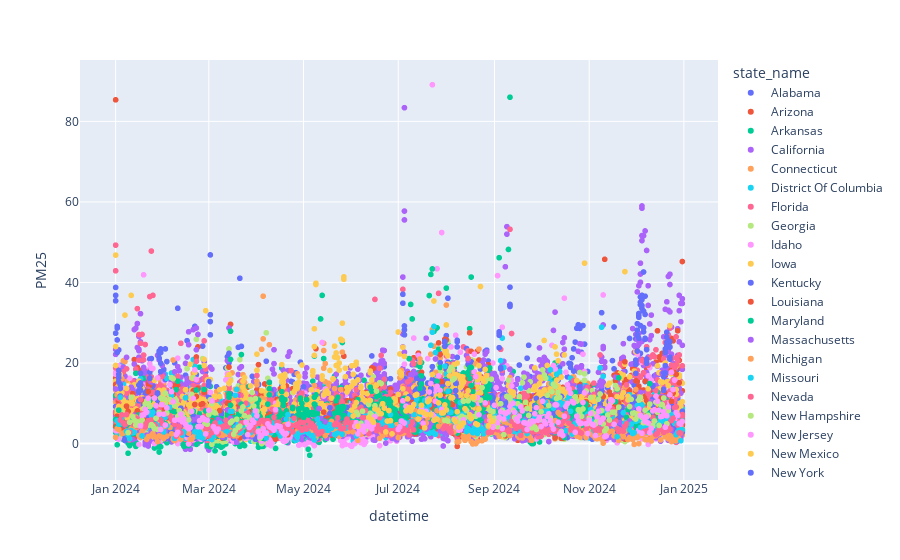

This figure's notebook cell:
### Markdown cell above
Observations:
- Peak in July of 2024
- Other peaks in January of 2024, September of 2024, and December of 2024
- Dallas Hinton had a great number of fires in succession between March and May of 2024
- Data are too granular to draw further conclusions

### Code cell
# Consolidate sites into states for ease of viewing 
pm25_state_time = px.scatter(df, x='datetime', y='PM25', color='state_name')
pm25_state_time.show()

### Figure 1 — Plotly figure (JSON) as saved in the notebook; plotly's stock layout.template omitted (floating-point values rounded to 4 significant figures; data arrays with more than 128 entries replaced by an {"elided": "..."} marker saying what was removed)
{"data": [{"hovertemplate": "state_name=Alabama<br>datetime=%{x}<br>PM25=%{y}<extra></extra>", "legendgroup": "Alabama", "marker": {"color": "#636efa", "symbol": "circle"}, "mode": "markers", "name": "Alabama", "showlegend": true, "type": "scattergl", "x": {"elided": "319 str values"}, "xaxis": "x", "y": {"elided": "319 float values"}, "yaxis": "y"}, {"hovertemplate": "state_name=Arizona<br>datetime=%{x}<br>PM25=%{y}<extra></extra>", "legendgroup": "Arizona", "marker": {"color": "#EF553B", "symbol": "circle"}, "mode": "markers", "name": "Arizona", "showlegend": true, "type": "scattergl", "x": {"elided": "707 str values"}, "xaxis": "x", "y": {"elided": "707 float values"}, "yaxis": "y"}, {"hovertemplate": "state_name=Arkansas<br>datetime=%{x}<br>PM25=%{y}<extra></extra>", "legendgroup": "Arkansas", "marker": {"color": "#00cc96", "symbol": "circle"}, "mode": "markers", "name": "Arkansas", "showlegend": true, "type": "scattergl", "x": {"elided": "206 str values"}, "xaxis": "x", "y": {"elided": "206 float values"}, "yaxis": "y"}, {"hovertemplate": "state_name=California<br>datetime=%{x}<br>PM25=%{y}<extra></extra>", "legendgroup": "California", "marker": {"color": "#ab63fa", "symbol": "circle"}, "mode": "markers", "name": "California", "showlegend": true, "type": "scattergl", "x": {"elided": "2234 str values"}, "xaxis": "x", "y": {"elided": "2234 float values"}, "yaxis": "y"}, {"hovertemplate": "state_name=Connecticut<br>datetime=%{x}<br>PM25=%{y}<extra></extra>", "legendgroup": "Connecticut", "marker": {"color": "#FFA15A", "symbol": "circle"}, "mode": "markers", "name": "Connecticut", "showlegend": true, "type": "scattergl", "x": {"elided": "357 str values"}, "xaxis": "x", "y": {"elided": "357 float values"}, "yaxis": "y"}, {"hovertemplate": "state_name=District Of Columbia<br>datetime=%{x}<br>PM25=%{y}<extra></extra>", "legendgroup": "District Of Columbia", "marker": {"color": "#19d3f3", "symbol": "circle"}, "mode": "markers", "name": "District Of Columbia", "showlegend": true, "type": "scattergl", "x": {"elided": "352 str values"}, "xaxis": "x", "y": {"elided": "352 float values"}, "yaxis": "y"}, {"hovertemplate": "state_name=Florida<br>datetime=%{x}<br>PM25=%{y}<extra></extra>", "legendgroup": "Florida", "marker": {"color": "#FF6692", "symbol": "circle"}, "mode": "markers", "name": "Florida", "showlegend": true, "type": "scattergl", "x": {"elided": "458 str values"}, "xaxis": "x", "y": {"elided": "458 float values"}, "yaxis": "y"}, {"hovertemplate": "state_name=Georgia<br>datetime=%{x}<br>PM25=%{y}<extra></extra>", "legendgroup": "Georgia", "marker": {"color": "#B6E880", "symbol": "circle"}, "mode": "markers", "name": "Georgia", "showlegend": true, "type": "scattergl", "x": {"elided": "360 str values"}, "xaxis": "x", "y": {"elided": "360 float values"}, "yaxis": "y"}, {"hovertemplate": "state_name=Idaho<br>datetime=%{x}<br>PM25=%{y}<extra></extra>", "legendgroup": "Idaho", "marker": {"color": "#FF97FF", "symbol": "circle"}, "mode": "markers", "name": "Idaho", "showlegend": true, "type": "scattergl", "x": ["2024-01-01", "2024-01-04", "2024-01-07", "2024-01-10", "2024-01-19", "2024-01-22", "2024-01-25", "2024-01-28", "2024-01-31", "2024-02-03", "2024-02-09", "2024-02-12", "2024-02-15", "2024-02-18", "2024-02-21", "2024-02-24", "2024-02-27", "2024-03-01", "2024-03-07", "2024-03-10", "2024-03-13", "2024-03-16", "2024-03-19", "2024-03-22", "2024-03-28", "2024-03-31", "2024-04-03", "2024-04-06", "2024-04-09", "2024-04-12", "2024-04-15", "2024-04-18", "2024-04-21", "2024-04-24", "2024-04-27", "2024-04-30", "2024-05-03", "2024-05-06", "2024-05-09", "2024-05-12", "2024-05-15", "2024-05-18", "2024-05-21", "2024-05-24", "2024-05-27", "2024-05-30", "2024-06-02", "2024-06-05", "2024-06-08", "2024-06-11", "2024-06-14", "2024-06-17", "2024-06-20", "2024-06-23", "2024-06-26", "2024-06-29", "2024-07-02", "2024-07-05", "2024-07-08", "2024-07-11", "2024-07-14", "2024-07-17", "2024-07-20", "2024-07-23", "2024-07-26", "2024-07-29", "2024-08-01", "2024-08-04", "2024-08-07", "2024-08-10", "2024-08-13", "2024-08-16", "2024-08-19", "2024-08-22", "2024-08-25", "2024-08-28", "2024-08-31", "2024-09-03", "2024-09-06", "2024-09-09", "2024-09-12", "2024-09-15", "2024-09-18", "2024-09-21", "2024-09-24", "2024-09-27", "2024-09-30", "2024-10-03", "2024-10-06", "2024-10-09", "2024-10-12", "2024-10-15", "2024-10-18", "2024-10-21", "2024-10-24", "2024-10-27", "2024-10-30", "2024-11-02", "2024-11-08", "2024-11-11", "2024-11-14", "2024-11-17", "2024-11-20", "2024-11-23", "2024-11-26", "2024-11-29", "2024-12-02", "2024-12-05", "2024-12-11", "2024-12-14", "2024-12-17", "2024-12-20", "2024-12-23"], "xaxis": "x", "y": [17.7, 6.2, 4.2, 2.2, 41.9, 3.6, 6.2, 4.6, 1.6, 3.0, 5.0, 2.2, 1.7, 2.1, 2.5, 2.9, 1.1, 0.9, 7.9, 2.0, 1.1, 7.1, 5.0, 2.7, 1.4, 1.8, 2.6, 1.7, 2.8, 3.2, 2.8, 1.9, 2.7, 5.3, 1.2, 2.0, 2.1, 1.4, 1.8, 6.9, 3.9, 3.6, 3.1, 2.3, 8.5, 2.3, 3.0, 4.4, 5.3, 6.4, 4.4, 4.0, 5.2, 8.0, 5.9, 4.1, 6.0, 19.7, 10.9, 26.2, 21.9, 12.5, 21.1, 89.1, 43.4, 52.4, 20.3, 24.0, 26.9, 22.7, 12.2, 15.9, 10.0, 11.1, 6.4, 5.7, 20.0, 41.7, 28.9, 19.3, 6.0, 6.0, 5.8, 3.9, 4.5, 7.7, 3.2, 7.2, 10.2, 9.3, 16.2, 11.7, 3.2, 4.0, 3.5, 2.1, 3.0, 2.9, 12.4, 9.8, 3.3, 2.2, 1.3, 1.8, 6.5, 6.6, 22.2, 20.2, 15.7, 1.2, 3.9, 10.2, 13.2], "yaxis": "y"}, {"hovertemplate": "state_name=Iowa<br>datetime=%{x}<br>PM25=%{y}<extra></extra>", "legendgroup": "Iowa", "marker": {"color": "#FECB52", "symbol": "circle"}, "mode": "markers", "name": "Iowa", "showlegend": true, "type": "scattergl", "x": {"elided": "348 str values"}, "xaxis": "x", "y": {"elided": "348 float values"}, "yaxis": "y"}, {"hovertemplate": "state_name=Kentucky<br>datetime=%{x}<br>PM25=%{y}<extra></extra>", "legendgroup": "Kentucky", "marker": {"color": "#636efa", "symbol": "circle"}, "mode": "markers", "name": "Kentucky", "showlegend": true, "type": "scattergl", "x": {"elided": "360 str values"}, "xaxis": "x", "y": {"elided": "360 float values"}, "yaxis": "y"}, {"hovertemplate": "state_name=Louisiana<br>datetime=%{x}<br>PM25=%{y}<extra></extra>", "legendgroup": "Louisiana", "marker": {"color": "#EF553B", "symbol": "circle"}, "mode": "markers", "name": "Louisiana", "showlegend": true, "type": "scattergl", "x": {"elided": "287 str values"}, "xaxis": "x", "y": {"elided": "287 float values"}, "yaxis": "y"}, {"hovertemplate": "state_name=Maryland<br>datetime=%{x}<br>PM25=%{y}<extra></extra>", "legendgroup": "Maryland", "marker": {"color": "#00cc96", "symbol": "circle"}, "mode": "markers", "name": "Maryland", "showlegend": true, "type": "scattergl", "x": {"elided": "678 str values"}, "xaxis": "x", "y": {"elided": "678 float values"}, "yaxis": "y"}, {"hovertemplate": "state_name=Massachusetts<br>datetime=%{x}<br>PM25=%{y}<extra></extra>", "legendgroup": "Massachusetts", "marker": {"color": "#ab63fa", "symbol": "circle"}, "mode": "markers", "name": "Massachusetts", "showlegend": true, "type": "scattergl", "x": {"elided": "282 str values"}, "xaxis": "x", "y": {"elided": "282 float values"}, "yaxis": "y"}, {"hovertemplate": "state_name=Michigan<br>datetime=%{x}<br>PM25=%{y}<extra></extra>", "legendgroup": "Michigan", "marker": {"color": "#FFA15A", "symbol": "circle"}, "mode": "markers", "name": "Michigan", "showlegend": true, "type": "scattergl", "x": {"elided": "206 str values"}, "xaxis": "x", "y": {"elided": "206 float values"}, "yaxis": "y"}, {"hovertemplate": "state_name=Missouri<br>datetime=%{x}<br>PM25=%{y}<extra></extra>", "legendgroup": "Missouri", "marker": {"color": "#19d3f3", "symbol": "circle"}, "mode": "markers", "name": "Missouri", "showlegend": true, "type": "scattergl", "x": {"elided": "351 str values"}, "xaxis": "x", "y": {"elided": "351 float values"}, "yaxis": "y"}, {"hovertemplate": "state_name=Nevada<br>datetime=%{x}<br>PM25=%{y}<extra></extra>", "legendgroup": "Nevada", "marker": {"color": "#FF6692", "symbol": "circle"}, "mode": "markers", "name": "Nevada", "showlegend": true, "type": "scattergl", "x": {"elided": "647 str values"}, "xaxis": "x", "y": {"elided": "647 float values"}, "yaxis": "y"}, {"hovertemplate": "state_name=New Hampshire<br>datetime=%{x}<br>PM25=%{y}<extra></extra>", "legendgroup": "New Hampshire", "marker": {"color": "#B6E880", "symbol": "circle"}, "mode": "markers", "name": "New Hampshire", "showlegend": true, "type": "scattergl", "x": {"elided": "349 str values"}, "xaxis": "x", "y": {"elided": "349 float values"}, "yaxis": "y"}, {"hovertemplate": "state_name=New Jersey<br>datetime=%{x}<br>PM25=%{y}<extra></extra>", "legendgroup": "New Jersey", "marker": {"color": "#FF97FF", "symbol": "circle"}, "mode": "markers", "name": "New Jersey", "showlegend": true, "type": "scattergl", "x": {"elided": "300 str values"}, "xaxis": "x", "y": {"elided": "300 float values"}, "yaxis": "y"}, {"hovertemplate": "state_name=New Mexico<br>datetime=%{x}<br>PM25=%{y}<extra></extra>", "legendgroup": "New Mexico", "marker": {"color": "#FECB52", "symbol": "circle"}, "mode": "markers", "name": "New Mexico", "showlegend": true, "type": "scattergl", "x": {"elided": "654 str values"}, "xaxis": "x", "y": {"elided": "654 float values"}, "yaxis": "y"}, {"hovertemplate": "state_name=New York<br>datetime=%{x}<br>PM25=%{y}<extra></extra>", "legendgroup": "New York", "marker": {"color": "#636efa", "symbol": "circle"}, "mode": "markers", "name": "New York", "showlegend": true, "type": "scattergl", "x": {"elided": "417 str values"}, "xaxis": "x", "y": {"elided": "417 float values"}, "yaxis": "y"}, {"hovertemplate": "state_name=North Carolina<br>datetime=%{x}<br>PM25=%{y}<extra></extra>", "legendgroup": "North Carolina", "marker": {"color": "#EF553B", "symbol": "circle"}, "mode": "markers", "name": "North Carolina", "showlegend": true, "type": "scattergl", "x": {"elided": "665 str values"}, "xaxis": "x", "y": {"elided": "665 float values"}, "yaxis": "y"}, {"hovertemplate": "state_name=North Dakota<br>datetime=%{x}<br>PM25=%{y}<extra></extra>", "legendgroup": "North Dakota", "marker": {"color": "#00cc96", "symbol": "circle"}, "mode": "markers", "name": "North Dakota", "showlegend": true, "type": "scattergl", "x": {"elided": "345 str values"}, "xaxis": "x", "y": {"elided": "345 float values"}, "yaxis": "y"}, {"hovertemplate": "state_name=Ohio<br>datetime=%{x}<br>PM25=%{y}<extra></extra>", "legendgroup": "Ohio", "marker": {"color": "#ab63fa", "symbol": "circle"}, "mode": "markers", "name": "Ohio", "showlegend": true, "type": "scattergl", "x": {"elided": "710 str values"}, "xaxis": "x", "y": {"elided": "710 float values"}, "yaxis": "y"}, {"hovertemplate": "state_name=Oklahoma<br>datetime=%{x}<br>PM25=%{y}<extra></extra>", "legendgroup": "Oklahoma", "marker": {"color": "#FFA15A", "symbol": "circle"}, "mode": "markers", "name": "Oklahoma", "showlegend": true, "type": "scattergl", "x": {"elided": "502 str values"}, "xaxis": "x", "y": {"elided": "502 float values"}, "yaxis": "y"}, {"hovertemplate": "state_name=Oregon<br>datetime=%{x}<br>PM25=%{y}<extra></extra>", "legendgroup": "Oregon", "marker": {"color": "#19d3f3", "symbol": "circle"}, "mode": "markers", "name": "Oregon", "showlegend": true, "type": "scattergl", "x": {"elided": "319 str values"}, "xaxis": "x", "y": {"elided": "319 float values"}, "yaxis": "y"}, {"hovertemplate": "state_name=Pennsylvania<br>datetime=%{x}<br>PM25=%{y}<extra></extra>", "legendgroup": "Pennsylvania", "marker": {"color": "#FF6692", "symbol": "circle"}, "mode": "markers", "name": "Pennsylvania", "showlegend": true, "type": "scattergl", "x": {"elided": "1511 str values"}, "xaxis": "x", "y": {"elided": "1511 float values"}, "yaxis": "y"}, {"hovertemplate": "state_name=Rhode Island<br>datetime=%{x}<br>PM25=%{y}<extra></extra>", "legendgroup": "Rhode Island", "marker": {"color": "#B6E880", "symbol": "circle"}, "mode": "markers", "name": "Rhode Island", "showlegend": true, "type": "scattergl", "x": ["2024-01-01", "2024-01-02", "2024-01-03", "2024-01-04", "2024-01-05", "2024-01-06", "2024-01-07", "2024-01-08", "2024-01-09", "2024-01-10", "2024-01-11", "2024-01-12", "2024-01-13", "2024-01-14", "2024-01-15", "2024-01-16", "2024-01-17", "2024-01-18", "2024-01-19", "2024-01-20", "2024-01-21", "2024-01-22", "2024-01-23", "2024-01-24", "2024-01-25", "2024-01-26", "2024-01-27", "2024-01-28", "2024-01-29", "2024-01-30", "2024-01-31", "2024-02-02", "2024-02-03", "2024-02-05", "2024-02-06", "2024-02-07", "2024-02-08", "2024-02-09", "2024-02-10", "2024-02-11", "2024-02-12", "2024-02-13", "2024-02-14", "2024-02-15", "2024-02-16", "2024-02-17", "2024-02-18", "2024-02-19", "2024-02-20", "2024-02-21", "2024-02-22", "2024-02-23", "2024-02-24", "2024-02-25", "2024-02-26", "2024-02-27", "2024-02-28", "2024-02-29", "2024-03-01", "2024-03-02", "2024-03-03", "2024-03-04", "2024-03-05", "2024-03-06", "2024-03-07", "2024-03-08", "2024-03-09", "2024-03-10", "2024-03-11", "2024-03-12", "2024-03-13", "2024-03-14", "2024-03-15", "2024-03-16", "2024-03-17", "2024-03-18", "2024-03-19", "2024-03-20", "2024-03-21", "2024-03-22", "2024-03-23", "2024-03-24", "2024-03-25", "2024-03-26", "2024-03-27", "2024-03-28", "2024-03-29", "2024-03-30", "2024-03-31", "2024-04-01", "2024-04-02", "2024-04-03", "2024-04-04", "2024-04-05", "2024-04-06", "2024-04-07", "2024-04-08", "2024-04-09", "2024-04-10", "2024-04-11", "2024-04-12", "2024-04-13", "2024-04-14", "2024-04-15"], "xaxis": "x", "y": [6.1, 8.4, 6.0, 3.7, 1.7, 8.2, 2.0, 4.7, 9.6, 2.0, 2.4, 5.3, 1.85, 2.7, 3.5, 3.8, 5.1, 7.2, 7.9, 3.8, 2.4, 4.55, 10.9, 9.8, 1.95, 1.5, 3.5, 2.15, 0.8, 0.8, 3.2, 10.0, 2.2, 2.0, 3.15, 4.3, 11.3, 7.75, 9.7, 2.4, 3.9, 2.7, 2.4, 2.75, 2.4, 1.8, 5.15, 3.6, 4.4, 8.15, 7.0, 5.1, 5.65, 3.2, 4.6, 5.45, 4.7, 1.9, 4.4, 2.0, -0.2, 3.65, 0.7, 3.6, 1.25, 1.6, 5.6, 0.65, 1.0, 0.6, 4.2, 3.8, 2.7, 3.1, 2.3, 0.9, 1.4, 3.1, 0.9, 1.95, 1.7, 3.0, 4.25, 2.7, 1.5, 3.5, 2.2, 0.5, 2.05, 5.7, 5.0, 2.4, 0.0, 0.3, 0.7, 1.0, 4.2, 4.65, 3.0, 3.2, 7.2, 1.1, 1.7, 6.15], "yaxis": "y"}, {"hovertemplate": "state_name=South Dakota<br>datetime=%{x}<br>PM25=%{y}<extra></extra>", "legendgroup": "South Dakota", "marker": {"color": "#FF97FF", "symbol": "circle"}, "mode": "markers", "name": "South Dakota", "showlegend": true, "type": "scattergl", "x": {"elided": "329 str values"}, "xaxis": "x", "y": {"elided": "329 float values"}, "yaxis": "y"}, {"hovertemplate": "state_name=Texas<br>datetime=%{x}<br>PM25=%{y}<extra></extra>", "legendgroup": "Texas", "marker": {"color": "#FECB52", "symbol": "circle"}, "mode": "markers", "name": "Texas", "showlegend": true, "type": "scattergl", "x": {"elided": "892 str values"}, "xaxis": "x", "y": {"elided": "892 float values"}, "yaxis": "y"}, {"hovertemplate": "state_name=Utah<br>datetime=%{x}<br>PM25=%{y}<extra></extra>", "legendgroup": "Utah", "marker": {"color": "#636efa", "symbol": "circle"}, "mode": "markers", "name": "Utah", "showlegend": true, "type": "scattergl", "x": {"elided": "1443 str values"}, "xaxis": "x", "y": {"elided": "1443 float values"}, "yaxis": "y"}, {"hovertemplate": "state_name=Vermont<br>datetime=%{x}<br>PM25=%{y}<extra></extra>", "legendgroup": "Vermont", "marker": {"color": "#EF553B", "symbol": "circle"}, "mode": "markers", "name": "Vermont", "showlegend": true, "type": "scattergl", "x": {"elided": "326 str values"}, "xaxis": "x", "y": {"elided": "326 float values"}, "yaxis": "y"}, {"hovertemplate": "state_name=Virginia<br>datetime=%{x}<br>PM25=%{y}<extra></extra>", "legendgroup": "Virginia", "marker": {"color": "#00cc96", "symbol": "circle"}, "mode": "markers", "name": "Virginia", "showlegend": true, "type": "scattergl", "x": {"elided": "813 str values"}, "xaxis": "x", "y": {"elided": "813 float values"}, "yaxis": "y"}, {"hovertemplate": "state_name=Washington<br>datetime=%{x}<br>PM25=%{y}<extra></extra>", "legendgroup": "Washington", "marker": {"color": "#ab63fa", "symbol": "circle"}, "mode": "markers", "name": "Washington", "showlegend": true, "type": "scattergl", "x": {"elided": "309 str values"}, "xaxis": "x", "y": {"elided": "309 float values"}, "yaxis": "y"}, {"hovertemplate": "state_name=Wyoming<br>datetime=%{x}<br>PM25=%{y}<extra></extra>", "legendgroup": "Wyoming", "marker": {"color": "#FFA15A", "symbol": "circle"}, "mode": "markers", "name": "Wyoming", "showlegend": true, "type": "scattergl", "x": {"elided": "350 str values"}, "xaxis": "x", "y": {"elided": "350 float values"}, "yaxis": "y"}, {"hovertemplate": "state_name=Colorado<br>datetime=%{x}<br>PM25=%{y}<extra></extra>", "legendgroup": "Colorado", "marker": {"color": "#19d3f3", "symbol": "circle"}, "mode": "markers", "name": "Colorado", "showlegend": true, "type": "scattergl", "x": {"elided": "331 str values"}, "xaxis": "x", "y": {"elided": "331 float values"}, "yaxis": "y"}, {"hovertemplate": "state_name=Hawaii<br>datetime=%{x}<br>PM25=%{y}<extra></extra>", "legendgroup": "Hawaii", "marker": {"color": "#FF6692", "symbol": "circle"}, "mode": "markers", "name": "Hawaii", "showlegend": true, "type": "scattergl", "x": {"elided": "289 str values"}, "xaxis": "x", "y": {"elided": "289 float values"}, "yaxis": "y"}, {"hovertemplate": "state_name=Indiana<br>datetime=%{x}<br>PM25=%{y}<extra></extra>", "legendgroup": "Indiana", "marker": {"color": "#B6E880", "symbol": "circle"}, "mode": "markers", "name": "Indiana", "showlegend": true, "type": "scattergl", "x": {"elided": "216 str values"}, "xaxis": "x", "y": {"elided": "216 float values"}, "yaxis": "y"}, {"hovertemplate": "state_name=Minnesota<br>datetime=%{x}<br>PM25=%{y}<extra></extra>", "legendgroup": "Minnesota", "marker": {"color": "#FF97FF", "symbol": "circle"}, "mode": "markers", "name": "Minnesota", "showlegend": true, "type": "scattergl", "x": {"elided": "235 str values"}, "xaxis": "x", "y": {"elided": "235 float values"}, "yaxis": "y"}, {"hovertemplate": "state_name=Illinois<br>datetime=%{x}<br>PM25=%{y}<extra></extra>", "legendgroup": "Illinois", "marker": {"color": "#FECB52", "symbol": "circle"}, "mode": "markers", "name": "Illinois", "showlegend": true, "type": "scattergl", "x": ["2024-06-01", "2024-06-02", "2024-06-03", "2024-06-04", "2024-06-05", "2024-06-12", "2024-06-13", "2024-06-14", "2024-06-15", "2024-06-16", "2024-06-17", "2024-06-18", "2024-06-20", "2024-06-21", "2024-06-22", "2024-06-23", "2024-06-24", "2024-06-25", "2024-06-26", "2024-06-27", "2024-07-04", "2024-07-05", "2024-07-06", "2024-07-07", "2024-07-08", "2024-07-09", "2024-07-10", "2024-07-11", "2024-07-12", "2024-07-13", "2024-07-14", "2024-07-15", "2024-07-16", "2024-07-17", "2024-07-18", "2024-07-19", "2024-07-20", "2024-07-21", "2024-07-22", "2024-07-23", "2024-07-24", "2024-07-25", "2024-07-26", "2024-07-27", "2024-07-28", "2024-07-29", "2024-07-30", "2024-07-31", "2024-08-01", "2024-08-02", "2024-08-03", "2024-08-04", "2024-08-05", "2024-08-06", "2024-08-07", "2024-08-08", "2024-08-09", "2024-08-10", "2024-08-11", "2024-08-12", "2024-08-13", "2024-08-14", "2024-08-15", "2024-08-16", "2024-08-17", "2024-08-18", "2024-08-19", "2024-08-20", "2024-08-21", "2024-08-22", "2024-08-23", "2024-08-24", "2024-08-25", "2024-08-26", "2024-08-27", "2024-08-28", "2024-08-29", "2024-08-30", "2024-08-31"], "xaxis": "x", "y": [8.3, 6.85, 9.3, 10.2, 4.3, 6.5, 10.7, 5.9, 5.3, 8.6, 14.5, 8.3, 7.4, 9.9, 8.8, 2.9, 5.6, 8.2, 5.7, 2.4, 23.9, 21.65, 8.1, 11.1, 8.95, 8.1, 8.9, 9.7, 12.0, 12.2, 6.1, 7.9, 9.5, 7.75, 3.9, 7.2, 10.4, 10.8, 7.2, 17.15, 5.8, 6.0, 6.1, 10.1, 12.0, 7.6, 7.6, 9.6, 8.35, 14.9, 16.8, 11.35, 11.4, 5.9, 5.45, 7.9, 4.1, 4.3, 4.6, 5.1, 8.65, 11.9, 13.1, 7.15, 6.2, 11.6, 11.5, 4.9, 4.7, 8.6, 12.6, 16.1, 15.5, 18.4, 16.9, 4.45, 6.8, 5.5, 5.55], "yaxis": "y"}], "layout": {"legend": {"title": {"text": "state_name"}, "tracegroupgap": 0}, "margin": {"t": 60}, "xaxis": {"anchor": "y", "domain": [0, 1], "title": {"text": "datetime"}}, "yaxis": {"anchor": "x", "domain": [0, 1], "title": {"text": "PM25"}}}}
